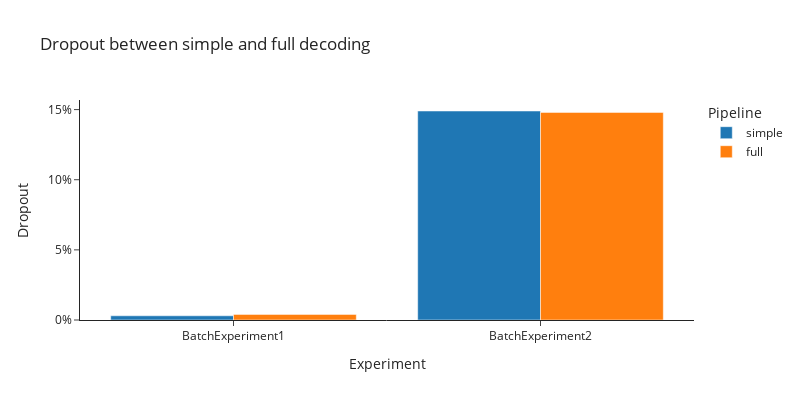

Here is the notebook cell this chart was saved with:
### Code cell
df = []
for decoding in ['simple', 'full']:
    idf = pd.read_csv(f'{path}erasures_batch_decode_{decoding}.txt', sep=',', names=['Experiment', 'Dropout'])
    idf['group'] = decoding
    df.append(idf)
df = pd.concat(df, ignore_index=True)
df['Dropout'] = df['Dropout'] / n_sequences

px.bar(
    df,
    x='Experiment',
    y='Dropout',
    color='group',
    title='Dropout between simple and full decoding',
    labels={'group': 'Pipeline'},
    template='simple_white',
    width=800,
    height=400,
).update_layout(barmode='group').update_yaxes(tickformat='1.0%')

### Figure 1 — Plotly figure (JSON) as saved in the notebook; plotly's stock layout.template omitted (floating-point values rounded to 4 significant figures)
{"data": [{"alignmentgroup": "True", "hovertemplate": "Pipeline=simple<br>Experiment=%{x}<br>Dropout=%{y}<extra></extra>", "legendgroup": "simple", "marker": {"color": "#1F77B4", "pattern": {"shape": ""}}, "name": "simple", "offsetgroup": "simple", "orientation": "v", "showlegend": true, "textposition": "auto", "type": "bar", "x": ["BatchExperiment1", "BatchExperiment2"], "xaxis": "x", "y": [0.003, 0.149], "yaxis": "y"}, {"alignmentgroup": "True", "hovertemplate": "Pipeline=full<br>Experiment=%{x}<br>Dropout=%{y}<extra></extra>", "legendgroup": "full", "marker": {"color": "#FF7F0E", "pattern": {"shape": ""}}, "name": "full", "offsetgroup": "full", "orientation": "v", "showlegend": true, "textposition": "auto", "type": "bar", "x": ["BatchExperiment1", "BatchExperiment2"], "xaxis": "x", "y": [0.004, 0.148], "yaxis": "y"}], "layout": {"barmode": "group", "height": 400, "legend": {"title": {"text": "Pipeline"}, "tracegroupgap": 0}, "title": {"text": "Dropout between simple and full decoding"}, "width": 800, "xaxis": {"anchor": "y", "domain": [0, 1], "title": {"text": "Experiment"}}, "yaxis": {"anchor": "x", "domain": [0, 1], "tickformat": "1.0%", "title": {"text": "Dropout"}}}}
